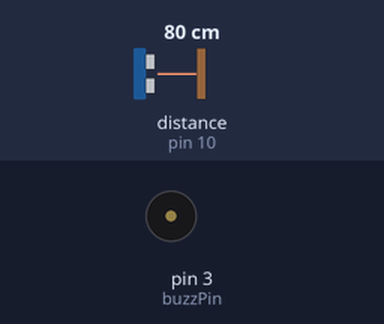
A sketch run on a simulated Arduino Uno, built with avr-gcc and run on an emulated ATmega328P. Parts: buzzer (waves = sounding, pin HIGH). Wiring (inferred from the names in the program): ultrasonic range finder: trigger pin 9; echo pin 10. The inputs (shaded band) are chosen by the test bench; at power-on: distance to the obstacle (sensor on pin 10) 80 cm. The echo pulse lasts 58.3 µs per cm; pins used as bus, display or sensor lines are not drawn.

Above: at 1.2 s.
1.3 s: distance to the obstacle (sensor on pin 10) set to 55 cm
2.8 s: distance to the obstacle (sensor on pin 10) set to 47 cm
At 3.4 s:
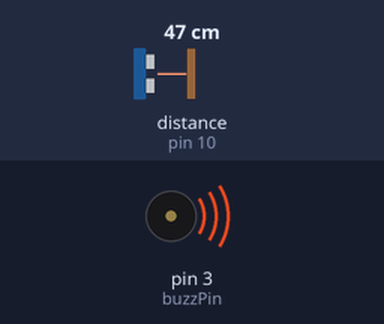
5.8 s: distance to the obstacle (sensor on pin 10) set to 2 cm
At 6.9 s:
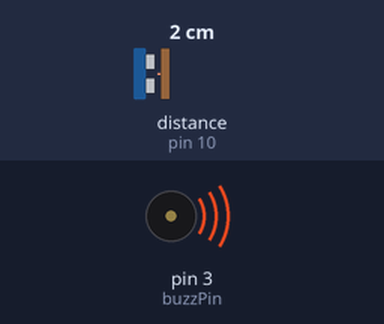
7.7 s: distance to the obstacle (sensor on pin 10) set to 60 cm
At 9.1 s:
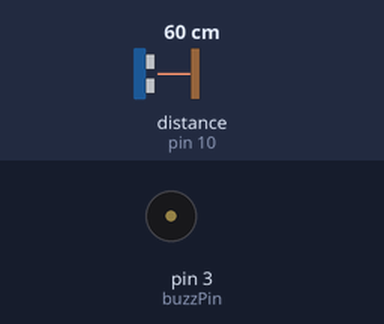
Timing chart, 0 to 10.2 s (numbered marks = the images above; inputs shaded):
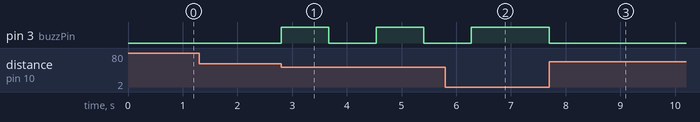

Measured:
- the behaviour switches between 52 and 51 cm on distance to the obstacle (sensor on pin 10) (found by bisection; images 0 and 1)
- after the input at 1.3 s, every drawn part: stays the same
- after the input at 2.8 s, pin 3 (buzzPin): alternates HIGH for 0.87 s and LOW for 0.87 s, starting at once
- after the input at 5.8 s, pin 3 (buzzPin): goes on until 6.3 s, then stays HIGH
- after the input at 7.7 s, pin 3 (buzzPin): HIGH → LOW at once

The sketch:

parking-sensor.ino
```cpp
// defines pins numbers
const int trigPin = 9;
const int echoPin = 10;
const int buzzPin = 3;

// defines variables
long duration;
int distance;

void setup() {
pinMode(trigPin, OUTPUT); // Sets the trigPin as an Output
pinMode(echoPin, INPUT); // Sets the echoPin as an Input

pinMode(buzzPin, OUTPUT); // Sets the trigPin as an Output

Serial.begin(9600); // Starts the serial communication
}

void loop() {
// Clears the trigPin
digitalWrite(trigPin, LOW);

delayMicroseconds(2);

// Sets the trigPin on HIGH state for 10 micro seconds
digitalWrite(trigPin, HIGH);

delayMicroseconds(10);
digitalWrite(trigPin, LOW);

// Reads the echoPin, returns the sound wave travel time in microseconds
duration = pulseIn(echoPin, HIGH);

// Calculating the distance
distance= duration*0.034/2;

  if(distance <= 50)
  {
    if(distance <= 20)
    {
      digitalWrite(buzzPin, HIGH);
    }
    else
    {
      float t = (distance-20.0)/30.0;

      digitalWrite(buzzPin, HIGH);
      delay(t*1000);
      digitalWrite(buzzPin, LOW);
      delay(t*1000);
    }
  }
  else digitalWrite(buzzPin, LOW);
}
```
